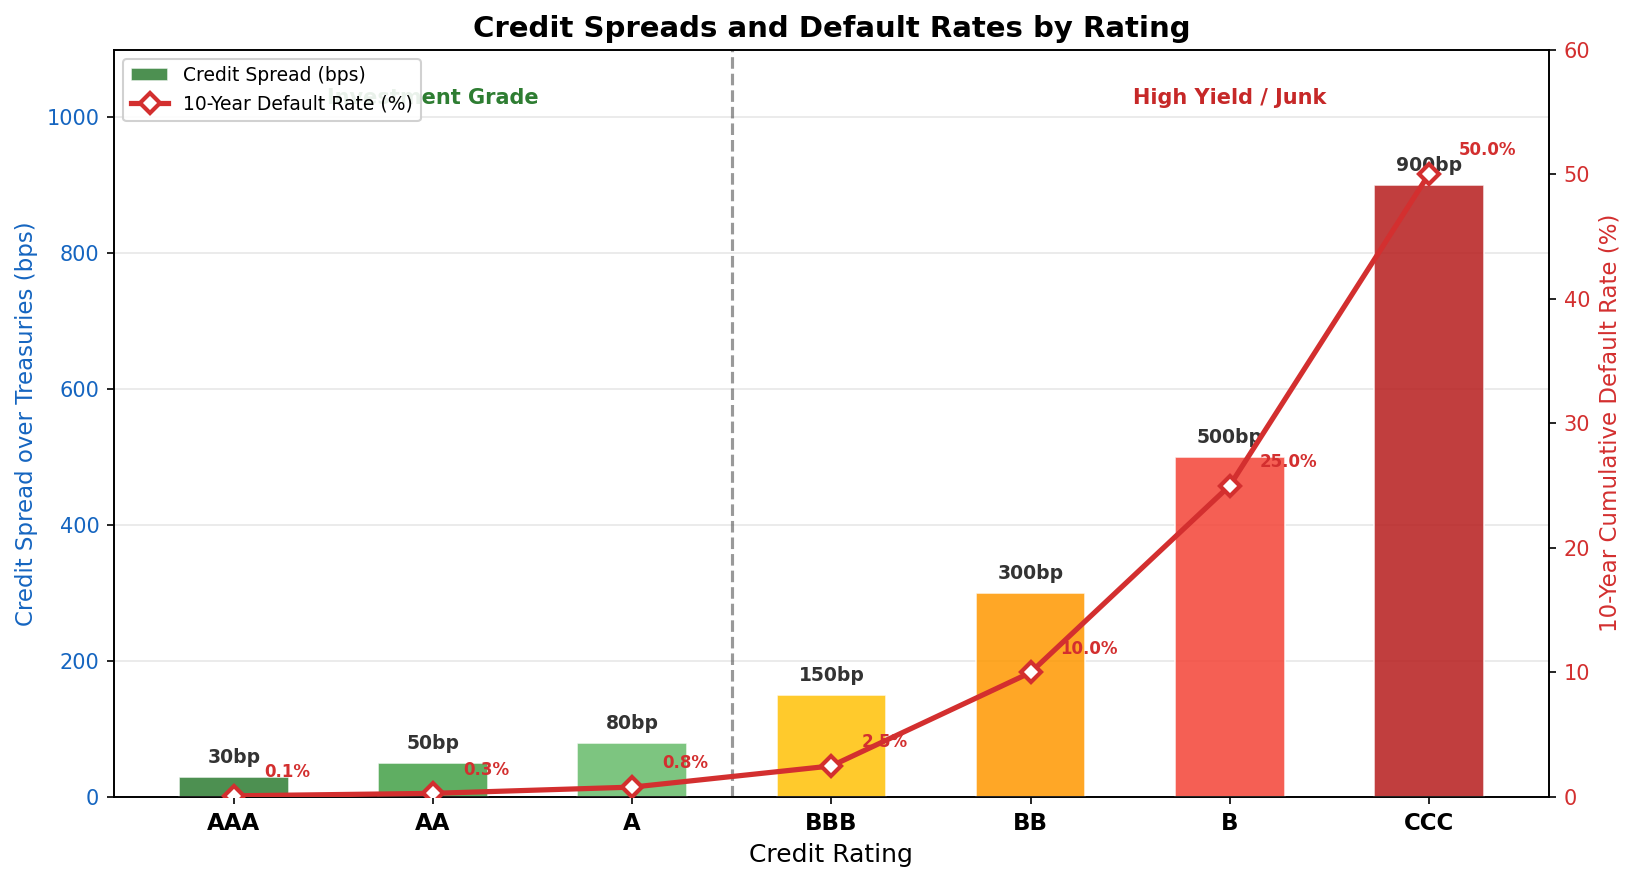

Here is the Python script that generated this plot:
"""
Week 33: Credit Spreads by Rating
====================================
Dual-axis bar chart showing:
  - Credit spread over Treasuries (left axis, bars)
  - Historical default rate (right axis, line + markers)
for each credit rating from AAA down to CCC.

Output: week33_credit_spreads.png
"""

import numpy as np
import matplotlib.pyplot as plt

# -------------------------------------------------------------------
# Data: credit ratings, spreads (bps), and 10-year cumulative
# default rates (approximate historical averages)
# -------------------------------------------------------------------
ratings = ["AAA", "AA", "A", "BBB", "BB", "B", "CCC"]

# Spread over Treasuries in basis points
spreads_bps = [30, 50, 80, 150, 300, 500, 900]

# 10-year cumulative default rate (%)
default_rates = [0.1, 0.3, 0.8, 2.5, 10.0, 25.0, 50.0]

# Colour gradient: green (safe) to red (risky)
bar_colors = ["#2E7D32", "#43A047", "#66BB6A",
              "#FFC107", "#FF9800", "#F44336", "#B71C1C"]

# -------------------------------------------------------------------
# Plotting
# -------------------------------------------------------------------
fig, ax1 = plt.subplots(figsize=(11, 6))

x = np.arange(len(ratings))
bar_width = 0.55

# --- Left axis: Credit Spreads (bars) ---
bars = ax1.bar(x, spreads_bps, width=bar_width, color=bar_colors,
               edgecolor="white", linewidth=0.8, alpha=0.85,
               label="Credit Spread (bps)", zorder=3)

# Add spread labels on bars
for bar, spread in zip(bars, spreads_bps):
    ax1.text(bar.get_x() + bar.get_width() / 2, bar.get_height() + 15,
             f"{spread}bp", ha="center", va="bottom", fontsize=9,
             fontweight="bold", color="#333")

ax1.set_ylabel("Credit Spread over Treasuries (bps)", fontsize=11,
               color="#1565C0")
ax1.set_ylim(0, 1100)
ax1.tick_params(axis="y", labelcolor="#1565C0")

# --- Right axis: Default Rates (line) ---
ax2 = ax1.twinx()
ax2.plot(x, default_rates, color="#D32F2F", linewidth=2.5,
         marker="D", markersize=7, markerfacecolor="white",
         markeredgecolor="#D32F2F", markeredgewidth=2,
         label="10-Year Default Rate (%)", zorder=4)

# Add default-rate labels
for i, rate in enumerate(default_rates):
    ax2.text(i + 0.15, rate + 1.5, f"{rate}%", fontsize=8,
             color="#D32F2F", fontweight="bold")

ax2.set_ylabel("10-Year Cumulative Default Rate (%)", fontsize=11,
               color="#D32F2F")
ax2.set_ylim(0, 60)
ax2.tick_params(axis="y", labelcolor="#D32F2F")

# --- X-axis ---
ax1.set_xticks(x)
ax1.set_xticklabels(ratings, fontsize=11, fontweight="bold")
ax1.set_xlabel("Credit Rating", fontsize=12)

# --- Divider between investment-grade and high-yield ---
ax1.axvline(2.5, color="#555", linewidth=1.5, linestyle="--", alpha=0.6)
ax1.text(1.0, 1020, "Investment Grade", ha="center", fontsize=10,
         color="#2E7D32", fontweight="bold")
ax1.text(5.0, 1020, "High Yield / Junk", ha="center", fontsize=10,
         color="#C62828", fontweight="bold")

# --- Combined legend ---
lines1, labels1 = ax1.get_legend_handles_labels()
lines2, labels2 = ax2.get_legend_handles_labels()
ax1.legend(lines1 + lines2, labels1 + labels2,
           loc="upper left", fontsize=9, framealpha=0.9)

# --- Title and grid ---
ax1.set_title("Credit Spreads and Default Rates by Rating",
              fontsize=14, fontweight="bold")
ax1.grid(True, axis="y", alpha=0.3, zorder=0)

plt.tight_layout()
plt.savefig("B:/chanmainvest/tutorial/course/animation/week33_credit_spreads.png",
            dpi=150, bbox_inches="tight")
plt.close()
print("Saved week33_credit_spreads.png")
